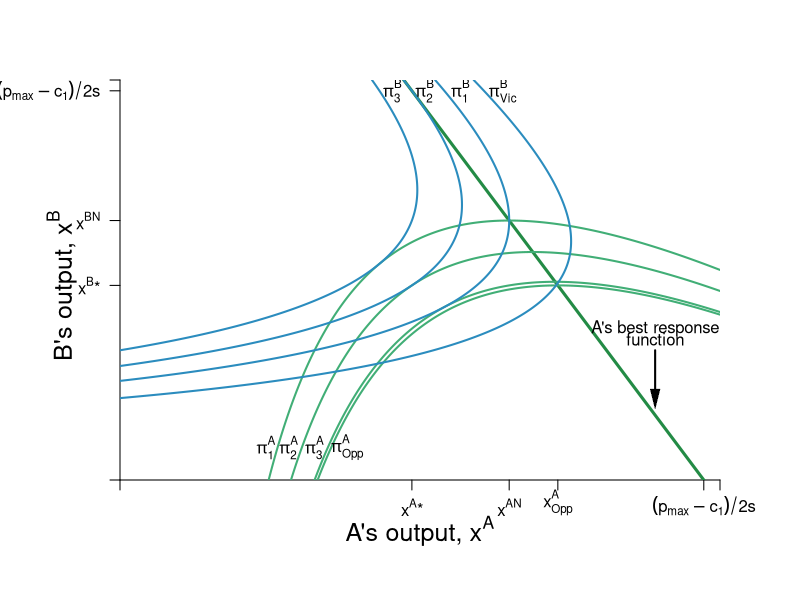

This figure's R source:
#Graph Designer: Simon Halliday & Madeleine Wettach '20
#Authors: Bowles, Foley and Halliday
#Title: Microeconomics: Competition, Conflict and Coordination

require(shape)
pdf(file = "competitionmarkets/step_by_step_graphs_9/cournot_brfs_profits_step3.pdf", width = 9, height = 7)

#Set parameters for graphics
axislabelsize <- 1.5
graphlinewidth <- 3
segmentlinewidth <- 2

COL <- c("#7fc97f", "#beaed4", "#fdc086", "#ffff99", "#386cb0", "#f0027f", "#bf5b17", "#666666")
COLA <- c("#99d8c9","#66c2a4","#41ae76", "#238b45", "#005824")
COLB <- c("#4eb3d3", "#2b8cbe", "#0868ac","#084081")

par(mar =  c(6, 6, 4, 4))

piA <- function(xa, xb, s = 0.5, pmax = 20, c1 = 2) {
  (pmax - s*xb)*xa - s*(xa)^2 - c1*xa
}

piB <- function(xa, xb, s = 0.5, pmax = 20, c1 = 2) {
  (pmax - s*xa)*xb - s*(xb)^2 - c1*xb
}

brfB <- function(xa, s = 0.5, pmax = 20, c1 = 2) {
  (pmax - c1)/(2*s) - (1/2)*xa
}

brfA <- function(xa, s = 0.5, pmax = 20, c1 = 2) {
  (pmax - c1)/s - 2*xa
}

isoA <- function(xa, s = 0.5, pmax = 20, c1 = 2, piA = 72){
  -(c1*xa - pmax*xa + s*xa^2 + piA)/(s*xa)
}

isoB1 <- function(xa, s = 0.5, pmax = 20, c1 = 2, piB = 72){
  (-sqrt((c1 - pmax + s*xa)^2 - 4*piB*s) - c1 + pmax -s*xa)/(2*s)
}

isoB2 <- function(xa, s = 0.5, pmax = 20, c1 = 2, piB = 72){
  (sqrt((c1 - pmax + s*xa)^2 - 4*piB*s) - c1 + pmax -s*xa)/(2*s)
}


#Input into Wolfram Alpha: solve for x y = 1/b - (0.5*x)/(a*b) - u/(a*b*x)

#solve for y 72 = (p - s*y)*x - s*(x)^2 - c1*x 
#solve for y 72 = (p - s*x)*y - s*(y)^2 - c1*y

xlims <- c(0, 18.5)
ylims <- c(0, 18.5)

npts <- 501 
x <- seq(xlims[1], xlims[2], length.out = npts)
y <- seq(ylims[1], ylims[2], length.out = npts) 
a <- c(72, 81, 90, 91.125)
b <- c(61, 72, 81, 90)

plot(0, 0, xlim = xlims, ylim = ylims, type = "n",
     xlab = expression(paste("")),
     ylab = expression(paste("")), 
     xaxt = "n", 
     yaxt = "n", 
     cex.lab = axislabelsize, 
     bty = "n",
     xaxs="i", 
     yaxs="i")

# ticksy <- seq(from = 0, to = ylims[2], by = 2)
# ylabels <- seq(from = 0, to = ylims[2], by = 2)
# ticksx <- seq(from = 0, to = xlims[2], by = 2)
# xlabels <- seq(from = 0, to = xlims[2], by = 2)
ticksy <- c(0, 9, 12, 18, ylims[2])
ylabels <- c(NA, expression(paste(x^{B},"*")), expression(paste(x^{BN})), expression(paste((p[max] - c[1])/2*s)), NA)
ticksx <- c(0, 9, 12, 13.5, 18, xlims[2])
xlabels <- c(NA, expression(paste(x^{A},"*")), expression(paste(x^{AN})), expression(paste(x[Opp]^{A})), expression(paste( (p[max] - c[1])/2*s )), NA)


axis(1, at = ticksx, pos = 0, labels = xlabels)
axis(2, at = ticksy, pos = 0, labels = ylabels, las = 1)

npts <- 500 
xx1 <- seq(xlims[1], xlims[2], length.out = npts)

#Pareto-improving lens
##xpoly1 <- seq(from = 5.95, to = 12, length.out = 500)
##ypoly1 <- isoA(xpoly1)
##ypoly2 <- isoB1(xpoly1)
##polygon(x = c(xpoly1, rev(xpoly1)), y = c(ypoly1, rev(ypoly2)), col=COL[4], density=NULL, border = NA)

#A's Best Response Curve
lines(xx1, brfA(xx1, s = 0.5, pmax = 20, c1 = 2), col = COLA[4], lwd = graphlinewidth)
#B's Best Response Curve
##lines(xx1, brfB(xx1, s = 0.5, pmax = 20, c1 = 2), col = COLB[4], lwd = graphlinewidth)

contour(y, x, 
        outer(x, y, piA),
        #labels = c("v1", "v2", "v3"),
        drawlabels = FALSE,
        col = COLA[3],
        #xlab = expression(paste("A's Apples, ", x)),
        #ylab = expression(paste("A's Oranges, ", y)),
        #cex.lab = axislabelsize,
        lwd = segmentlinewidth,
        levels = a, 
        xaxs="i", 
        yaxs="i", 
        add = TRUE) 

mtext(expression(paste("A's output, ", x^A)), side=1, line = 2.5, cex = axislabelsize)
text(-1.8, 9, expression(paste("B's output, ", x^B)), xpd = TRUE, cex = axislabelsize, srt = 90) 

#Add arrows:
#arrows(-0.8, 10, -0.8, 14, xpd = TRUE, length=0.1,angle=40,lwd=3)
#arrows(6.2, -1.7, 9, -1.7, xpd = TRUE, length=0.1,angle=40,lwd=3)


contour(x, y, 
        outer(x, y, piB),
        #labels = c("v1", "v2", "v3"),
        drawlabels = FALSE,
        col = COLB[2],
        #xlab = expression(paste("")),
        #ylab = expression(paste("")),
        lwd = segmentlinewidth,
        levels = b, 
        add = TRUE
        #xaxs="i", 
        #yaxs="i"
) 


#segments(4.11765, 6.17647, 5.88, 8.88, lty = 1, col = COL[2] , lwd = graphlinewidth)
# text(7.3, 3, expression("Pareto Efficient"))
# text(7.3, 2.4, expression("Curve"))
# Arrows(7.3, 3.5, 7.3, 6.1, col = "black", lty = 1, lwd = 2, arr.type = "triangle", arr.lwd = 0.5)

#Label the iso-welfare functions for the HG, Aisha
text(4.5, 1.5, expression(pi[1]^A))
text(5.2, 1.5, expression(pi[2]^A))
text(6, 1.5, expression(pi[3]^A))
text(7, 1.5, expression(pi[Opp]^A))
#text(6.6, 8.3, expression(u[4]^A))

#Label the indifference curves for the HG, Betty
text(11.8, 18, expression(pi[Vic]^B))
text(10.5, 18, expression(pi[1]^B))
text(9.4, 18, expression(pi[2]^B))
text(8.4, 18, expression(pi[3]^B))
#text(3.4, 6.9, expression(v[4]^B))

#Label Nash Equilibrium 
###segments(0, 12, 12, 12, lty = 2, col = "gray" , lwd = segmentlinewidth)
###segments(12, 0, 12, 12, lty = 2, col = "gray" , lwd = segmentlinewidth)
###points(12, 12, pch = 16, col = "black", cex = 1.5)
#text(14, 12.4, expression(paste("Nash Equilibrium")))
###text(11.5, 11.5, expression(paste("n")))

#Checking points
#points(5.95, 5.95, pch = 16, col = "black", cex = 1.5)
##segments(8, 10, 10, 8, lty = 1, col = COL[2] , lwd = graphlinewidth)


##text(9, 9.6, expression(paste("i")))
##segments(0, 9, 13.5, 9, lty = 2, col = "gray" , lwd = segmentlinewidth)
##segments(9, 0, 9, 9, lty = 2, col = "gray" , lwd = segmentlinewidth)
##segments(13.5, 0, 13.5, 9, lty = 2, col = "gray" , lwd = segmentlinewidth)
##points(9, 9, pch = 16, col = "black", cex = 1.5)
##points(13.5, 9, pch = 16, col = "black", cex = 1.5)
##text(13.45, 9.6, expression(paste("d")))


###points(10, 8, pch = 16, col = "black", cex = 1.5)
###text(10, 8.6, expression(paste("f")))
###points(8, 10, pch = 16, col = "black", cex = 1.5)
###text(8, 10.6, expression(paste("g")))


# #Annotate Pareto Efficient Curve and relevant points

# points(6, 8, pch = 16, col = "black", cex = 1.5)
# text(6, 8.5, expression(paste("g")))
# 
# points(8, 6, pch = 16, col = "black", cex = 1.5)
# text(7, 7.5, expression(paste("i")))
# 
# points(7, 7, pch = 16, col = "black", cex = 1.5)
# text(8, 6.5, expression(paste("f")))

#points(5.84, 8.77, pch = 16, col = "black", cex = 1.5)

#A's brf
###text(2, 14, expression(paste("B's best response")))
###text(2, 13.5, expression(paste("function")))
##Arrows(2, 14.3, 2, 16.5, col = "black", lty = 1, lwd = 2, arr.type = "triangle", arr.lwd = 0.5)

#B's brf
text(16.5, 7, expression(paste("A's best response")))
text(16.5, 6.5, expression(paste("function")))
Arrows(16.5, 6, 16.5, 3.75, col = "black", lty = 1, lwd = 2, arr.type = "triangle", arr.lwd = 0.5)


dev.off()
